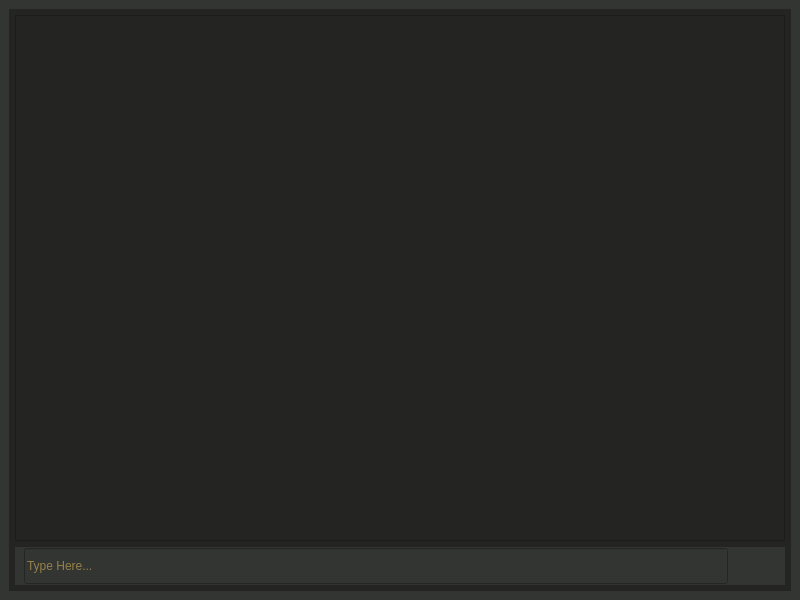
<?xml version="1.0" encoding="UTF-8"?>
<ui version="4.0">
 <class>MainWindow</class>
 <widget class="QMainWindow" name="MainWindow">
  <property name="geometry">
   <rect>
    <x>0</x>
    <y>0</y>
    <width>800</width>
    <height>600</height>
   </rect>
  </property>
  <property name="windowTitle">
   <string>MainWindow</string>
  </property>
  <widget class="QWidget" name="current_app_container">
   <property name="styleSheet">
    <string notr="true">background-color: rgb(51, 53, 51);</string>
   </property>
   <layout class="QVBoxLayout" name="verticalLayout">
    <item>
     <widget class="QWidget" name="main_body" native="true">
      <property name="styleSheet">
       <string notr="true">background-color: rgb(36, 36, 35);</string>
      </property>
      <layout class="QVBoxLayout" name="verticalLayout_2">
       <property name="spacing">
        <number>6</number>
       </property>
       <property name="leftMargin">
        <number>6</number>
       </property>
       <property name="topMargin">
        <number>6</number>
       </property>
       <property name="rightMargin">
        <number>6</number>
       </property>
       <property name="bottomMargin">
        <number>6</number>
       </property>
       <item>
        <widget class="QScrollArea" name="scrollArea">
         <property name="styleSheet">
          <string notr="true">border: &quot;none&quot;;</string>
         </property>
         <property name="widgetResizable">
          <bool>true</bool>
         </property>
         <property name="alignment">
          <set>Qt::AlignBottom|Qt::AlignHCenter</set>
         </property>
         <widget class="QWidget" name="scrollAreaWidgetContents">
          <property name="geometry">
           <rect>
            <x>0</x>
            <y>0</y>
            <width>776</width>
            <height>532</height>
           </rect>
          </property>
          <property name="layoutDirection">
           <enum>Qt::LeftToRight</enum>
          </property>
          <property name="styleSheet">
           <string notr="true"/>
          </property>
          <layout class="QVBoxLayout" name="verticalLayout_3">
           <property name="spacing">
            <number>10</number>
           </property>
           <property name="leftMargin">
            <number>20</number>
           </property>
           <property name="topMargin">
            <number>20</number>
           </property>
           <property name="rightMargin">
            <number>20</number>
           </property>
           <property name="bottomMargin">
            <number>20</number>
           </property>
           <item alignment="Qt::AlignBottom">
            <widget class="QWidget" name="chat" native="true">
             <layout class="QVBoxLayout" name="verticalLayout_4"/>
            </widget>
           </item>
          </layout>
         </widget>
        </widget>
       </item>
       <item>
        <widget class="QWidget" name="input_bar" native="true">
         <property name="styleSheet">
          <string notr="true">background-color: rgb(51, 53, 51);</string>
         </property>
         <layout class="QHBoxLayout" name="horizontalLayout_2">
          <property name="topMargin">
           <number>1</number>
          </property>
          <property name="bottomMargin">
           <number>1</number>
          </property>
          <item>
           <widget class="QLineEdit" name="lineEdit">
            <property name="enabled">
             <bool>true</bool>
            </property>
            <property name="minimumSize">
             <size>
              <width>0</width>
              <height>36</height>
             </size>
            </property>
            <property name="sizeIncrement">
             <size>
              <width>0</width>
              <height>0</height>
             </size>
            </property>
            <property name="autoFillBackground">
             <bool>false</bool>
            </property>
            <property name="styleSheet">
             <string notr="true">color: rgb(245, 203, 92);
background-color: rgb(51, 53, 51);
border: &quot;none&quot;;</string>
            </property>
            <property name="inputMask">
             <string/>
            </property>
            <property name="text">
             <string/>
            </property>
            <property name="placeholderText">
             <string>Type Here...</string>
            </property>
           </widget>
          </item>
          <item>
           <widget class="QPushButton" name="send">
            <property name="minimumSize">
             <size>
              <width>0</width>
              <height>36</height>
             </size>
            </property>
            <property name="styleSheet">
             <string notr="true">color: rgb(245, 203, 92);
background-color: rgb(51, 53, 51);
padding: 5;
border: none;</string>
            </property>
            <property name="text">
             <string/>
            </property>
            <property name="icon">
             <iconset resource="../../image.qrc">
              <normaloff>:/resources/subdirectory_arrow_left_FILL0_wght400_GRAD0_opsz48.svg</normaloff>:/resources/subdirectory_arrow_left_FILL0_wght400_GRAD0_opsz48.svg</iconset>
            </property>
            <property name="iconSize">
             <size>
              <width>20</width>
              <height>20</height>
             </size>
            </property>
           </widget>
          </item>
         </layout>
        </widget>
       </item>
      </layout>
     </widget>
    </item>
   </layout>
  </widget>
 </widget>
 <resources>
  <include location="../../image.qrc"/>
 </resources>
 <connections/>
</ui>
